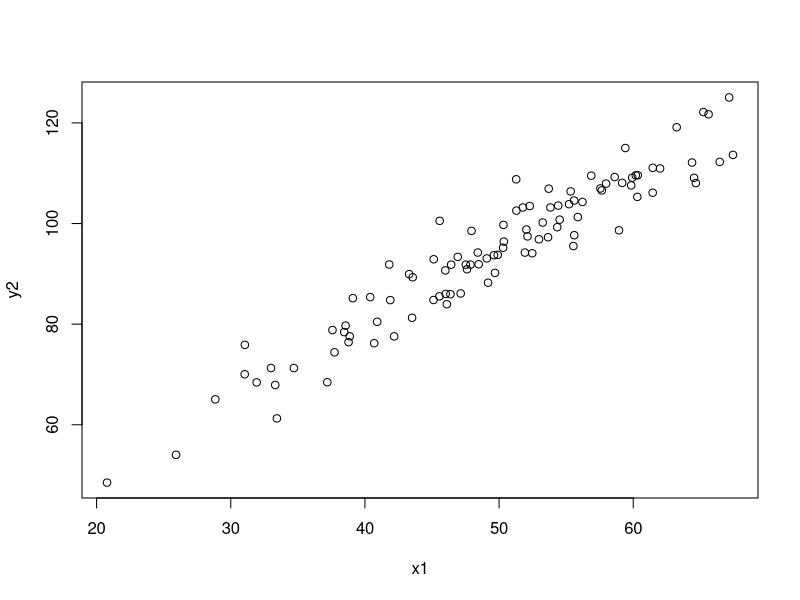

Generate this figure with R: (Note: this script raises an error after producing the figure.)
############################### looping
x1<-rnorm(n=100,mean=50,sd=10)
x2<-rbinom(n=100,size=1,prob=.7)
x3<-as.factor(x2)
str(x3)
error1<-rnorm(n=100,mean=10,sd=4)
y2<-10+1.5*x1+error1
plot(x=x1,y=y2)
data<-data.frame(y2,x1,x3)
str(data)
names(data)
names(data)[1]
names(data)[3]
names(data)[1:3]

1:ncol(data)
for (i in 1:ncol(data)){
  print(names(data)[i])
  print(summary(data[,i]))
  print(lm(y2~data[,i],data=data))
  print(summary(lm(y2~data[,i],data=data)))
  print(summary(lm(y2~data[,i],data=data))[4])
}

#other method

values <- runif(50)
values[sample(1:length(values), 10)] <- NA
Y <- data.frame(matrix(values, ncol=5))
colnames(Y) <- paste0("Y", 1:5)

# single regression term
X <- runif(10)

# create regression between each column in Y and X
lms <- lapply(colnames(Y), function(y) {
  form <- paste0(y, " ~ X")
  lm(form, data=Y)
})
form
lms

#OPTION3
x4 <-  matrix(runif(10*10), 10,10)
y4 <-  runif(10)
x4
y4

t(apply(x4, 2, function(x.col) lm(y4~x.col)$coef))
apply(x4, 2, function(x.col) lm(y4~x.col)$coef)

#OPTION
x5 <- 1:10 
x5
mat <- matrix(rnorm(200), nrow=20, ncol=10) 
mat
resultlist <- apply(mat, 1, function(y) lm(y ~ x5)) 
resultlist
resultcoeffs <- apply(mat, 1, function(y) lm(y ~ x5)$coefficients) 

#option
id <- rep(1:2, c(6,8))
correct <- sample(0:1,14,TRUE)
phase <- c(rep("discr",3),rep("rev",3), rep("discr",4),rep("rev",4))
dat <- data.frame(id,correct,phase)
lapply(split(dat, dat$id), function(x) coef(summary(glm(correct~phase,family="binomial",data=x))))

#more info
set.seed(1)  # Makes the call to rnorm generate the same numbers every time
( mymat <- matrix(round(rnorm(16,10),2),4,4) )

myfunc <- function(x) {
  return(x/sum(x))
}

#slower
myfunc(mymat[,1])
all.equal(myfunc(mymat[,1]), mymat[,1]/sum(mymat[,1]))


#better
apply(mymat, 2, myfunc)


## the best?
set.seed(1000)
values <- runif(50)
values[sample(1:length(values), 10)] <- NA
Y <- data.frame(matrix(values, ncol=5))
colnames(Y) <- paste0("Y", 1:5)


# single regression term
X <- runif(10)
X

# create regression between each column in Y and X
lms <- lapply(colnames(Y), function(y) {
  form <- paste0(y, " ~ X")
  lm(form, data=Y)
})

lms

# create regression between each column in Y and X
lms1 <- lapply(colnames(Y), function(y) {
  form <- paste(y, " ~ X")
  lm(form, data=Y)
})

lms1



